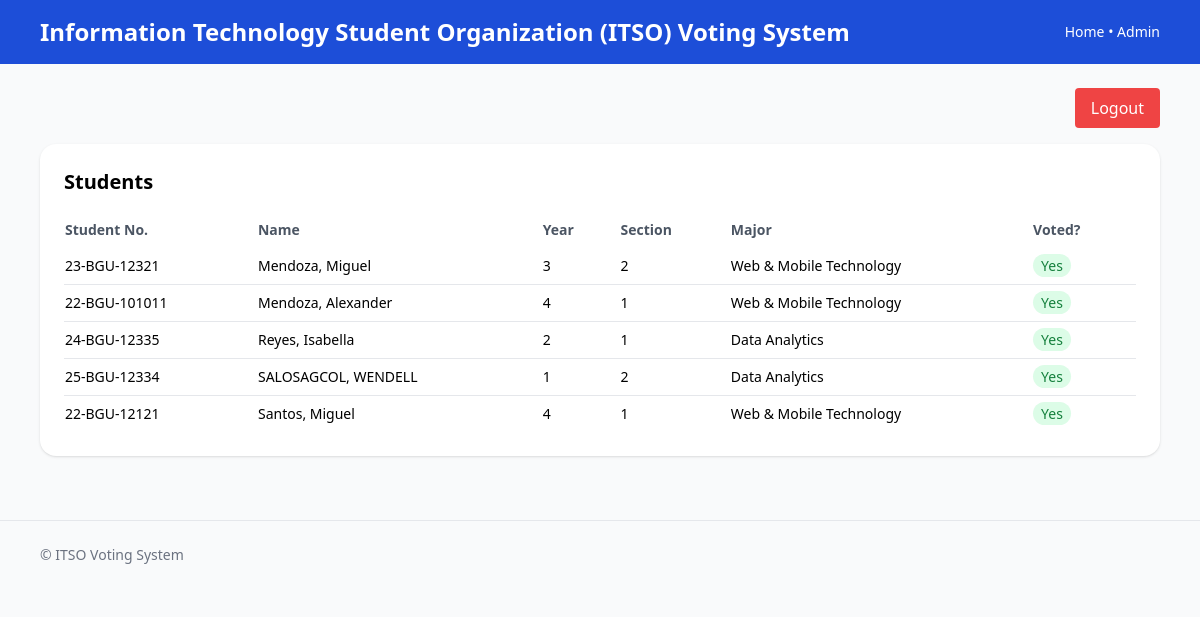
The app's page /admin/students (signed in) with its own data.
### models.py (models this page shows)
class Student(db.Model):
    id = db.Column(db.Integer, primary_key=True)
    student_number = db.Column(db.String(32), unique=True, nullable=False)
    year_level = db.Column(db.Integer, nullable=False)
    section = db.Column(db.String(32), nullable=False)
    major = db.Column(db.String(64), nullable=False)
    first_name = db.Column(db.String(64), nullable=False)
    last_name = db.Column(db.String(64), nullable=False)
    has_voted = db.Column(db.Boolean, default=False)
    votes = db.relationship("Vote", backref="student", lazy=True)

### app.py (the view)
@app.route("/admin/students", methods=["GET"])
@admin_required
def manage_students():
    students = Student.query.order_by(
        Student.has_voted.desc(), Student.last_name.asc()).all()
    return render_template("admin/manage_students.html", students=students)

### app.py (called while the page is built)
def admin_required(f):
    @wraps(f)
    def decorated(*args, **kwargs):
        if "admin_id" not in session:
            flash("Please log in first.", "error")
            return redirect(url_for("admin_login", next=request.url))
        return f(*args, **kwargs)
    return decorated

### templates/admin/manage_students.html
{% extends "base.html" %}
{% block content %}
<div class="flex justify-end mb-4">
  <a href="{{ url_for('admin_logout') }}" class="bg-red-500 hover:bg-red-600 text-white px-4 py-2 rounded transition">
    Logout
  </a>
</div>
<div class="bg-white rounded-2xl shadow p-6">
  <h2 class="text-xl font-semibold mb-4">Students</h2>
  <div class="overflow-x-auto">
    <table class="min-w-full text-sm">
      <thead>
        <tr class="text-left text-gray-600">
          <th class="py-2 pr-4">Student No.</th>
          <th class="py-2 pr-4">Name</th>
          <th class="py-2 pr-4">Year</th>
          <th class="py-2 pr-4">Section</th>
          <th class="py-2 pr-4">Major</th>
          <th class="py-2 pr-4">Voted?</th>
        </tr>
      </thead>
      <tbody class="divide-y">
        {% for s in students %}
          <tr>
            <td class="py-2 pr-4">{{ s.student_number }}</td>
            <td class="py-2 pr-4">{{ s.last_name }}, {{ s.first_name }}</td>
            <td class="py-2 pr-4">{{ s.year_level }}</td>
            <td class="py-2 pr-4">{{ s.section }}</td>
            <td class="py-2 pr-4">{{ s.major }}</td>
            <td class="py-2 pr-4">
              {% if s.has_voted %}
                <span class="px-2 py-0.5 rounded-full bg-green-100 text-green-700">Yes</span>
              {% else %}
                <span class="px-2 py-0.5 rounded-full bg-gray-100 text-gray-700">No</span>
              {% endif %}
            </td>
          </tr>
        {% else %}
          <tr><td colspan="6" class="py-4 text-gray-600">No students yet.</td></tr>
        {% endfor %}
      </tbody>
    </table>
  </div>
</div>
{% endblock %}

### records on screen
Student: student_number "23-BGU-12321", last_name "Mendoza", first_name "Miguel", year_level "3", section "2", major "Web & Mobile Technology", has_voted "Yes"
Student: student_number "22-BGU-101011", last_name "Mendoza", first_name "Alexander", year_level "4", section "1", major "Web & Mobile Technology", has_voted "Yes"
Student: student_number "24-BGU-12335", last_name "Reyes", first_name "Isabella", year_level "2", section "1", major "Data Analytics", has_voted "Yes"
Student: student_number "25-BGU-12334", last_name "SALOSAGCOL", first_name "WENDELL", year_level "1", section "2", major "Data Analytics", has_voted "Yes"
Student: student_number "22-BGU-12121", last_name "Santos", first_name "Miguel", year_level "4", section "1", major "Web & Mobile Technology", has_voted "Yes"
